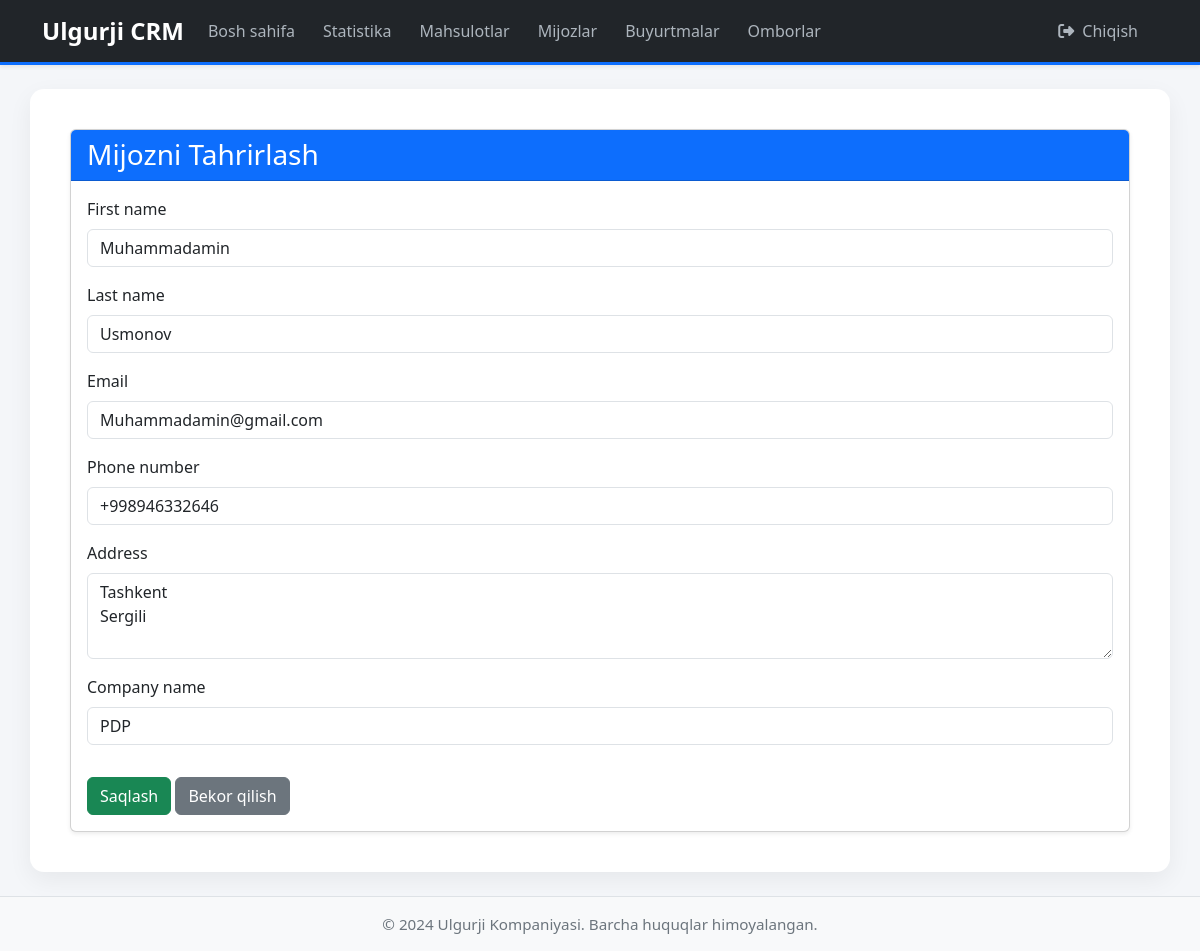
Page /customers/1/update/ (signed in) on the committed database.
### customers/models.py (models this page shows, shortened)
class Customer(models.Model):
    first_name = models.CharField(max_length=100)
    last_name = models.CharField(max_length=100)
    email = models.EmailField(unique=True)
    phone_number = models.CharField(max_length=20, blank=True, null=True)
    address = models.TextField(blank=True, null=True)
    company_name = models.CharField(max_length=200, blank=True, null=True)
    created_at = models.DateTimeField(auto_now_add=True)
    updated_at = models.DateTimeField(auto_now=True)
    class Meta:
        verbose_name = "Mijoz"
        verbose_name_plural = "Mijozlar"
        ordering = ['last_name', 'first_name']

### customers/views.py (the view)
# urls.py: path('<int:pk>/update/', views.customer_update, name='customer_update'),
def customer_update(request, pk):
    customer = get_object_or_404(Customer, pk=pk)
    if request.method == 'POST':
        form = CustomerForm(request.POST, instance=customer)
        if form.is_valid():
            form.save()
            messages.info(request, 'Mijoz muvaffaqiyatli yangilandi!')
            return redirect('customers:customer_detail', pk=pk)
    else:
        form = CustomerForm(instance=customer)
    return render(request, 'customers/customer_form.html', {'form': form, 'title': 'Mijozni Tahrirlash'})

### customers/forms.py
class CustomerForm(forms.ModelForm):
    class Meta:
        model = Customer
        fields = ['first_name', 'last_name', 'email', 'phone_number', 'address', 'company_name']
        widgets = {
            'first_name': forms.TextInput(attrs={'class': 'form-control'}),
            'last_name': forms.TextInput(attrs={'class': 'form-control'}),
            'email': forms.EmailInput(attrs={'class': 'form-control'}),
            'phone_number': forms.TextInput(attrs={'class': 'form-control'}),
            'address': forms.Textarea(attrs={'class': 'form-control', 'rows': 3}),
            'company_name': forms.TextInput(attrs={'class': 'form-control'}),
        }

### customers/templates/customers/customer_form.html (shortened to what this page needs)
{% extends 'base.html' %}
{% block content %}
<div class="card shadow-sm">
    <div class="card-header bg-primary text-white">
        <h3 class="mb-0">{{ title }}</h3>
    </div>
    <div class="card-body">
        <form method="post">
            {% for field in form %}
                <div class="mb-3">
                    <label for="{{ field.id_for_label }}" class="form-label">{{ field.label }}</label>
                    {{ field }}
                </div>
            {% endfor %}
            <button type="submit" class="btn btn-success mt-3">Saqlash</button>
            <a href="{% url 'customers:customer_list' %}" class="btn btn-secondary mt-3">Bekor qilish</a>
        </form>
    </div>
</div>
{% endblock %}

### core/templates/base.html (style rules this page uses)
body { background-color: #f4f6f9; font-family: 'Segoe UI', sans-serif; }

### rows in the picture
Customer: form "Muhammadamin" "Usmonov" "Muhammadamin@gmail.com" "+998946332646" "Tashkent Sergili" "PDP"

### other values in the picture
{{ title }} "Mijozni Tahrirlash"
{{ field.label }} "First name" "Last name" "Email" "Phone number" "Address" "Company name"
